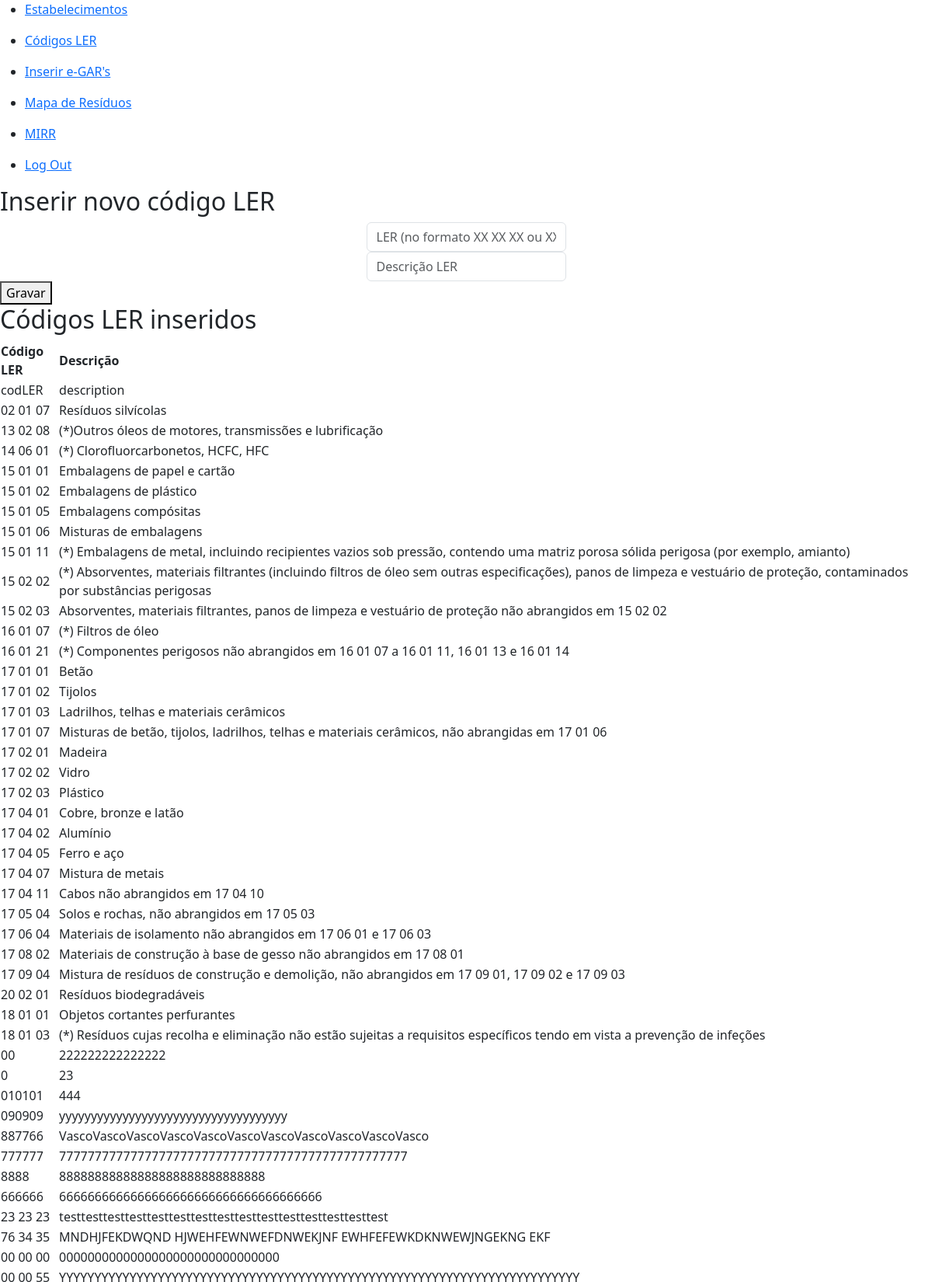
Screenshot of /codler_description (signed in, upper part) with the database file from the repository.
### tables this page shows
CREATE TABLE codler_description (
    codLER TEXT NOT NULL UNIQUE,
    description TEXT NOT NULL
);

### app.py (the view, shortened to what this page needs)
@app.route("/codler_description", methods=["GET", "POST"])
@login_required
def codler_description():
    if request.method == "GET":
        all_codLER = db.execute("SELECT * FROM codler_description")
        return render_template("codler_description.html", all_codLER=all_codLER)

### helpers.py (called while the page is built)
def login_required(f):
    @wraps(f)
    def decorated_function(*args, **kwargs):
        if session.get("user_id") is None:
            return redirect("/login")
        return f(*args, **kwargs)
    return decorated_function

### templates/codler_description.html (shortened to what this page needs)
{% extends "layout.html" %}
{% block main %}
<h2>Inserir novo código LER</h2>
<form action="/codler_description" method="post">
    <div>
        <input autocomplete="off" autofocus class="form-control mx-auto w-auto" name="codLER" placeholder="LER (no formato XX XX XX ou XXXXXX)" type="text">
    </div>
    <div>
        <input autocomplete="off" autofocus class="form-control mx-auto w-auto" name="description" placeholder="Descrição LER" type="text">
    </div>
    <button type="submit">Gravar</button>
</form>
<h2>Códigos LER inseridos</h2>
<table style="width:100%">
    <thead>
        <tr>
            <th>Código LER</th>
            <th>Descrição</th>
        </tr>
    </thead>
    <tbody>
        {% for row in all_codLER %}
        <tr>
            <td>{{ row.codLER }}</td>
            <td>{{ row.description }}</td>
        </tr>
        {% endfor %}
    </tbody>
</table>
{% endblock %}

### rows the page displays
codler_description: codLER "codLER", description "description"
codler_description: codLER "02 01 07", description "Resíduos silvícolas"
codler_description: codLER "13 02 08", description "(*)Outros óleos de motores, transmissões e lubrificação"
codler_description: codLER "14 06 01", description "(*) Clorofluorcarbonetos, HCFC, HFC"
codler_description: codLER "15 01 01", description "Embalagens de papel e cartão"
codler_description: codLER "15 01 02", description "Embalagens de plástico"
codler_description: codLER "15 01 05", description "Embalagens compósitas"
codler_description: codLER "15 01 06", description "Misturas de embalagens"
codler_description: codLER "15 01 11", description "(*) Embalagens de metal, incluindo recipientes vazios sob pressão, contendo uma matriz porosa sólida perigosa (por exemplo, amianto)"
codler_description: codLER "15 02 02", description "(*) Absorventes, materiais filtrantes (incluindo filtros de óleo sem outras especificações), panos de limpeza e vestuário de proteção, contaminados por substâncias perigosas"
codler_description: codLER "15 02 03", description "Absorventes, materiais filtrantes, panos de limpeza e vestuário de proteção não abrangidos em 15 02 02"
codler_description: codLER "16 01 07", description "(*) Filtros de óleo"
codler_description: codLER "16 01 21", description "(*) Componentes perigosos não abrangidos em 16 01 07 a 16 01 11, 16 01 13 e 16 01 14"
codler_description: codLER "17 01 01", description "Betão"
codler_description: codLER "17 01 02", description "Tijolos"
codler_description: codLER "17 01 03", description "Ladrilhos, telhas e materiais cerâmicos"
codler_description: codLER "17 01 07", description "Misturas de betão, tijolos, ladrilhos, telhas e materiais cerâmicos, não abrangidas em 17 01 06"
codler_description: codLER "17 02 01", description "Madeira"
codler_description: codLER "17 02 02", description "Vidro"
codler_description: codLER "17 02 03", description "Plástico"
codler_description: codLER "17 04 01", description "Cobre, bronze e latão"
codler_description: codLER "17 04 02", description "Alumínio"
codler_description: codLER "17 04 05", description "Ferro e aço"
codler_description: codLER "17 04 07", description "Mistura de metais"
codler_description: codLER "17 04 11", description "Cabos não abrangidos em 17 04 10"
codler_description: codLER "17 05 04", description "Solos e rochas, não abrangidos em 17 05 03"
codler_description: codLER "17 06 04", description "Materiais de isolamento não abrangidos em 17 06 01 e 17 06 03"
codler_description: codLER "17 08 02", description "Materiais de construção à base de gesso não abrangidos em 17 08 01"
codler_description: codLER "17 09 04", description "Mistura de resíduos de construção e demolição, não abrangidos em 17 09 01, 17 09 02 e 17 09 03"
codler_description: codLER "20 02 01", description "Resíduos biodegradáveis"
codler_description: codLER "18 01 01", description "Objetos cortantes perfurantes"
codler_description: codLER "18 01 03", description "(*) Resíduos cujas recolha e eliminação não estão sujeitas a requisitos específicos tendo em vista a prevenção de infeções"
codler_description: codLER "00", description "222222222222222"
codler_description: codLER "0", description "23"
codler_description: codLER "010101", description "444"
codler_description: codLER "090909", description "yyyyyyyyyyyyyyyyyyyyyyyyyyyyyyyyyyyy"
codler_description: codLER "887766", description "VascoVascoVascoVascoVascoVascoVascoVascoVascoVascoVasco"
codler_description: codLER "777777", description "7777777777777777777777777777777777777777777777777"
codler_description: codLER "8888", description "88888888888888888888888888888"
codler_description: codLER "666666", description "6666666666666666666666666666666666666"
codler_description: codLER "23 23 23", description "testtesttesttesttesttesttesttesttesttesttesttesttesttesttest"
codler_description: codLER "76 34 35", description "MNDHJFEKDWQND HJWEHFEWNWEFDNWEKJNF EWHFEFEWKDKNWEWJNGEKNG EKF"
codler_description: codLER "00 00 00", description "0000000000000000000000000000000"
